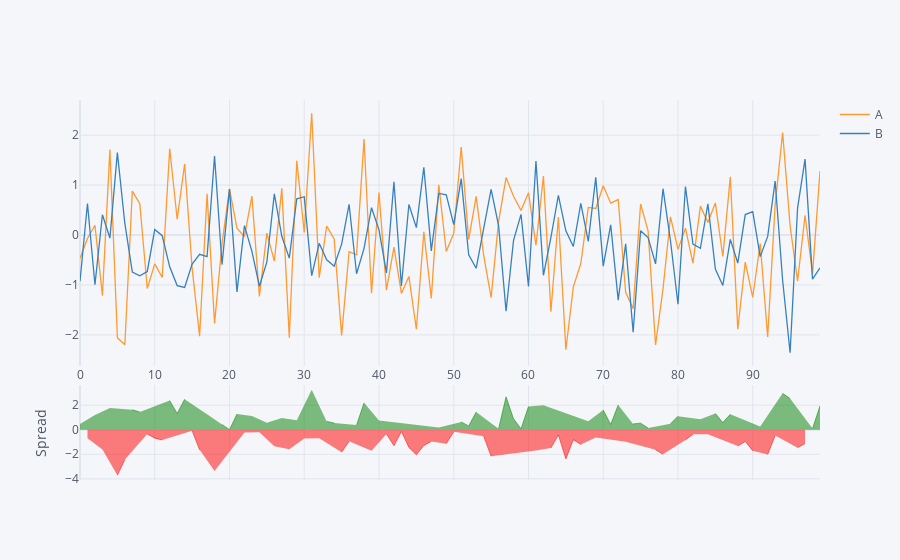

Here is the notebook cell this chart was saved with:
### Code cell
df[["A","B"]].iplot(kind="spread")
